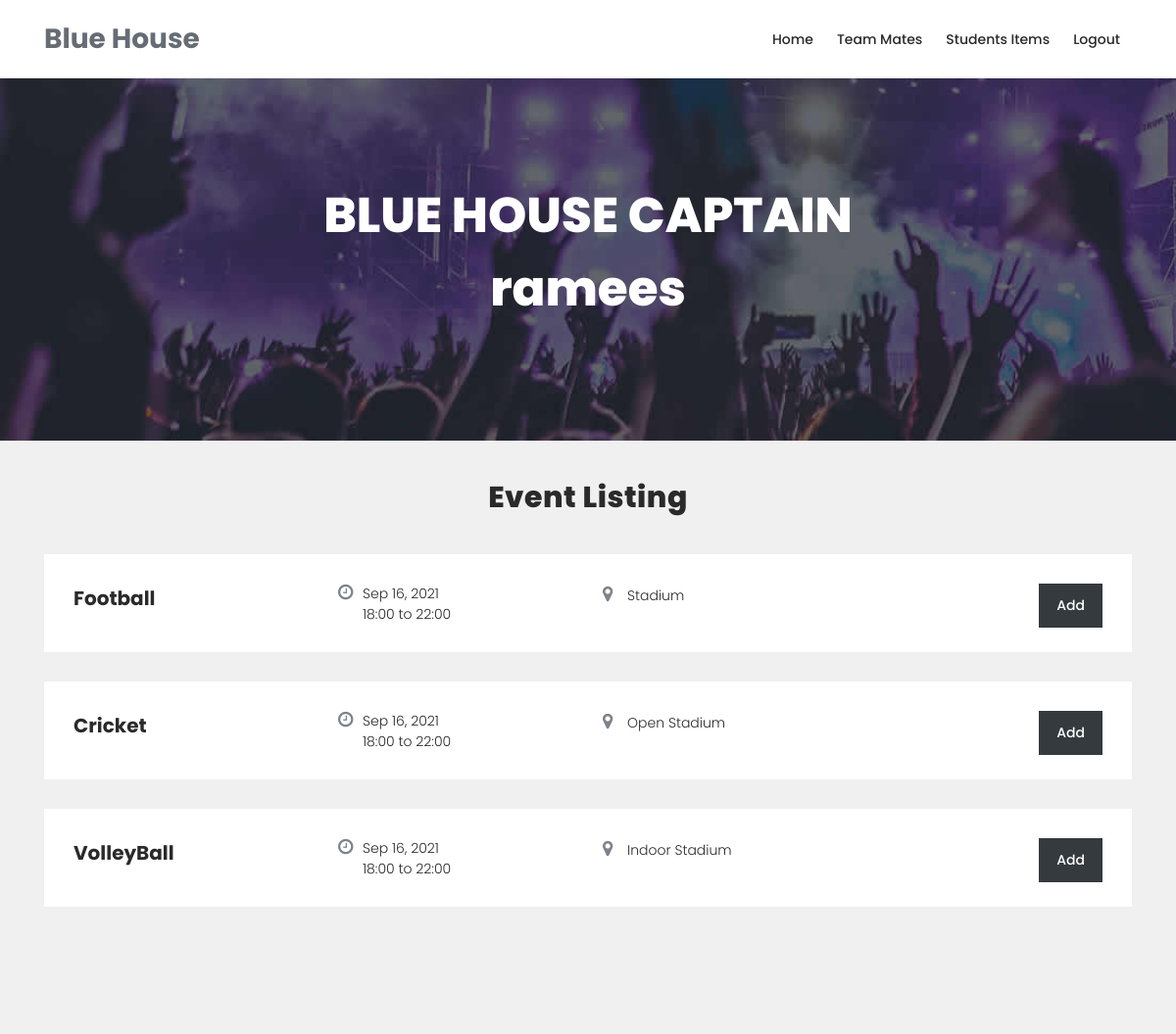
Screenshot of /blue-home/ (signed in) with the database file from the repository.
### home_app/models.py (models this page shows, shortened)
class CustomUser(AbstractBaseUser,PermissionsMixin):
    username=models.CharField(max_length=100,unique=True)
    email=models.EmailField(blank=True,null=True)
    is_active=models.BooleanField(default=True,verbose_name='active')
    is_staff=models.BooleanField(default=True)
    role=models.IntegerField(choices=ROLL_CHOICE,null=True)
    created_at=models.DateTimeField(auto_now_add=True)
    updated=models.DateTimeField(auto_now=True)
    USERNAME_FIELD='username'
    REQUIRED_FIELDS=[]
    objects=CustomUserManager()
    def __str__(self):
        return self.username

class Sports(models.Model):
    name=models.CharField(max_length=20)
    place=models.CharField(max_length=20)
    image=models.ImageField(upload_to='images',blank=True)

### home_app/views.py (the view)
# urls.py: path('blue-home/',views.blue,name='blue' ),
@login_required(login_url='login')
def blue(request):
    obj=CustomUser.objects.filter(username=request.user).first()
    print(obj)
    if not obj.role == 3:
        return redirect('error')
    sports_obj=Sports.objects.all()
    return render(request,'blue_home.html',{'evnt':sports_obj})

### home_app/templates/blue_home.html (shortened to what this page needs)
{% load static %}
<!DOCTYPE html>
<html lang="en">
  <head>
    <link href="https://cdn.jsdelivr.net/npm/bootstrap@5.3.0-alpha3/dist/css/bootstrap.min.css" rel="stylesheet">
    <link rel="stylesheet" type="text/css" href="{% static 'assets/css/bootstrap.min.css' %}">
    <link rel="stylesheet" type="text/css" href="{% static 'assets/css/font-awesome.css' %}">
    <link rel="stylesheet" type="text/css" href="{% static 'assets/css/owl-carousel.css' %}">
    <link rel="stylesheet" href="{% static 'assets/css/tooplate-artxibition.css' %}">
    </head>
    <body>
    <header class="header-area header-sticky">
        <div class="container">
            <div class="row">
                <div class="col-12">
                    <nav class="main-nav">
                        <a href="{% url 'blue' %}" class="logo">Blue House</a>
                        <ul class="nav">
                            <li><a href="{% url 'blue' %}">Home</a></li>
                            <li><a href="{% url 'blue-team' %}">Team mates</a></li>
                            <li><a href="{% url 'blue-studentitem' %}">Students items</a></li>
                            <li><a href="{% url 'logout' %}">Logout</a></li>
                        </ul>
                    </nav>
                </div>
            </div>
        </div>
    </header>
    <div class="page-heading-rent-venue">
        <div class="container">
            <div class="row">
                <div class="col-lg-12">
                    <h2>BLUE HOUSE CAPTAIN </h2>
                    <h2>{{request.user}}</h2>
                </div>
            </div>
        </div>
    </div>
    <div class="shows-events-schedule">
        <div class="container">
            <div class="row">
                <div class="col-lg-12">
                    <div class="section-heading">
                        <h2>Event Listing</h2>
                    </div>
                </div>
                <div class="col-lg-12">
                    <ul>
                        {% for e in evnt %}
                        <li>
                            <div class="row">
                                <div class="col-lg-3">
                                    <div class="title">
                                        <h4>{{e.name}}</h4>
                                    </div>
                                </div>
                                <div class="col-lg-3">
                                    <div class="time"><span><i class="fa fa-clock-o"></i> Sep 16, 2021<br>18:00 to 22:00</span></div>
                                </div>
                                <div class="col-lg-3">
                                    <div class="place"><span><i class="fa fa-map-marker"></i>{{e.place}}</div>
                                </div>
                                <div class="col-lg-3">
                                    <div class="main-dark-button">
                                        <a href="{% url 'blue-eventAdd' e.id%}">Add</a>
                                    </div>
                                </div>
                            </div>
                        </li>
                        {% endfor %}
                    </ul>
                </div>
            </div>
        </div>
    </div>
  </body>
</html>

### home_app/static/assets/css/tooplate-artxibition.css (style rules this page uses)
html, body, div, span, applet, object, iframe, h1, h2, h3, h4, h5, h6, p, blockquote, div pre, a, abbr, acronym, address, big, cite, code, del, dfn, em, font, img, ins, kbd, q, s, samp, small, strike, strong, sub, sup, tt, var, b, u, i, center, dl, dt, dd, ol, ul, li, figure, header, nav, section, article, aside, footer, figcaption { margin: 0; padding: 0; border: 0; outline: 0; }
ul, li { padding: 0; margin: 0; list-style: none; }
header, nav, section, article, aside, footer, hgroup { display: block; }
* { box-sizing: border-box; }
html, body { font-family: 'Poppins', sans-serif; font-weight: 400; background-color: #fff; font-size: 16px; -ms-text-size-adjust: 100%; -webkit-font-smoothing: antialiased; -moz-osx-font-smoothing: grayscale; }
a { text-decoration: none !important; }
h1, h2, h3, h4, h5, h6 { margin-top: 0px; margin-bottom: 0px; }
h4 { line-height: 30px; }
ul { margin-bottom: 0px; }
html, body { background: #fff; font-family: 'Poppins', sans-serif; }
.section-heading { text-align: center; margin-top: 40px; margin-bottom: 40px; }
.section-heading h2 { font-size: 30px; font-weight: 800; color: #2a2a2a; text-transform: capitalize; letter-spacing: 0.5px; margin-top: 0px; margin-bottom: 0px; }
.main-dark-button a { display: inline-block; font-size: 14px; padding: 12px 18px; background-color: #343a3e; color: #fff; text-align: center; font-weight: 500; text-transform: capitalize; transition: all .3s; }
.header-area { position: relative; top: 0px; left: 0px; right: 0px; z-index: 100; height: 80px; background: #fff; -webkit-transition: all .5s ease 0s; -moz-transition: all .5s ease 0s; -o-transition: all .5s ease 0s; transition: all .5s ease 0s; }
.header-area .main-nav { min-height: 80px; background: transparent; }
.header-area .main-nav .logo { line-height: 80px; color: #656c74; font-size: 28px; font-weight: 700; float: left; -webkit-transition: all 0.3s ease 0s; -moz-transition: all 0.3s ease 0s; -o-transition: all 0.3s ease 0s; transition: all 0.3s ease 0s; }
.header-area .main-nav .nav { float: right; margin-top: 27px; margin-right: 0px; background-color: transparent; -webkit-transition: all 0.3s ease 0s; -moz-transition: all 0.3s ease 0s; -o-transition: all 0.3s ease 0s; transition: all 0.3s ease 0s; position: relative; z-index: 999; }
.header-area .main-nav .nav li { padding-left: 20px; padding-right: 20px; }
.header-area .main-nav .nav li a { display: block; font-weight: 500; font-size: 14px; color: #2a2a2a; text-transform: capitalize; -webkit-transition: all 0.3s ease 0s; -moz-transition: all 0.3s ease 0s; -o-transition: all 0.3s ease 0s; transition: all 0.3s ease 0s; height: 40px; line-height: 40px; border: transparent; }
.header-area.header-sticky { min-height: 80px; }
.header-area.header-sticky .nav { margin-top: 20px !important; }
@media (max-width: 1200px) { .header-area .main-nav .nav li { padding-left: 12px; padding-right: 12px; } }
@media (max-width: 1200px) { .header-area .main-nav:before { display: none; } }
@media (min-width: 767px) { .header-area .main-nav .nav { display: flex !important; } }
.page-heading-rent-venue { background-image: url(../images/rent_venue_bg.jpg); background-size: cover; background-repeat: no-repeat; padding: 110px 0px; text-align: center; }
.page-heading-rent-venue h2 { font-size: 50px; color: #fff; font-weight: 800; margin-bottom: 15px; }
.shows-events-schedule { margin-top: 0px; padding-bottom: 100px; background-color: #f0f0f1; }
.shows-events-schedule ul li { background-color: #fff; padding: 30px 30px 25px 30px; margin-bottom: 30px; }
.shows-events-schedule ul li .title h4 { font-size: 20px; font-weight: 700; color: #2a2a2a; }
.shows-events-schedule ul li .time span { font-size: 14px; color: #2a2a2a; font-weight: 300; display: inline-block; width: 200px; }
.shows-events-schedule ul li .time span i { color: #7c838b; margin-right: 10px; width: 15px; height: 25px; float: left; font-size: 18px; }
.shows-events-schedule ul li .place span { font-size: 14px; color: #2a2a2a; font-weight: 300; display: inline-block; }
.shows-events-schedule ul li .place span i { color: #7c838b; margin-right: 10px; width: 15px; height: 25px; float: left; font-size: 18px; }
.shows-events-schedule ul li .main-dark-button { text-align: right; }

### rows the page displays
CustomUser: user "ramees"
Sports: name "Football", place "Stadium"
Sports: name "Cricket", place "Open Stadium"
Sports: name "VolleyBall", place "Indoor Stadium"
